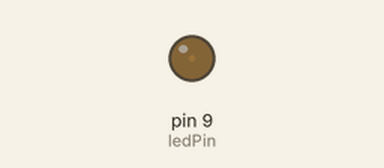
A sketch run on a simulated Arduino Uno, built with avr-gcc and run on an emulated ATmega328P. Shown: output pins drawn as LEDs (lit = HIGH).

Above: at 0.05 s.
At 0.95 s:
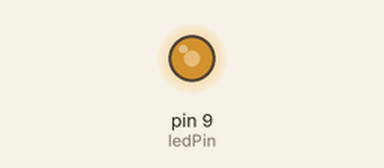
At 1.4 s:
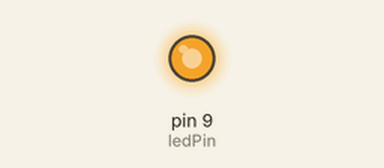
At 2.75 s:
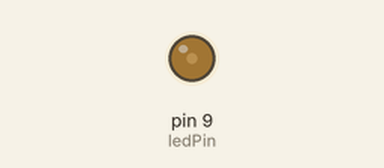
Timing chart, 0 to 7.0 s (numbered marks = the images above):
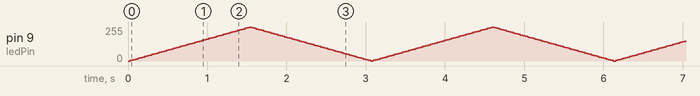

The sketch:

fadein_fadeout_led.ino
```cpp
int ledPin = 9;       // The pin the LED is connected to
int brightness = 0;   // Brightness level (starts at 0, meaning off)
int fadeAmount = 5;   // How much to increase/decrease brightness by each step

void setup() {
  pinMode(ledPin, OUTPUT);  // Set the LED pin to be an output so it can send signals
}

void loop() {
  // Change the brightness of the LED
  analogWrite(ledPin, brightness);  // Set the LED brightness (0 = off, 255 = fully bright)

  // Change the brightness for the next time the loop runs
  brightness = brightness + fadeAmount;  // Increase the brightness by 5 each time

  // Reverse direction when the brightness reaches the limits (0 or 255)
  if (brightness <= 0 || brightness >= 255) {
    fadeAmount = -fadeAmount;  // Reverse the direction of the fade
  }

  delay(30);  // Pause for a short time (30 milliseconds) before updating the LED again
}
```
